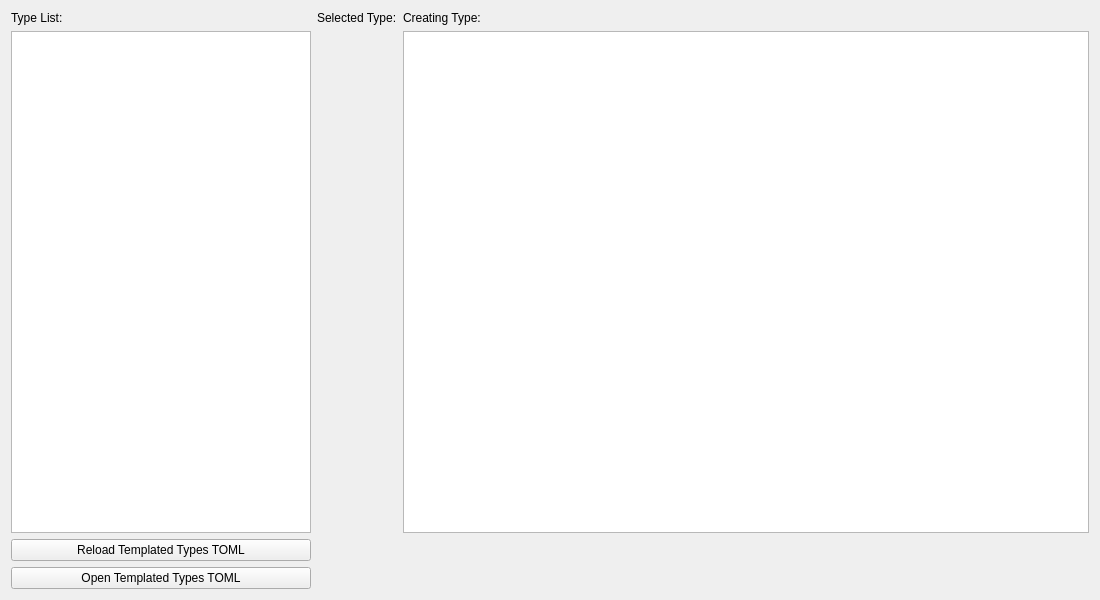
<?xml version="1.0" encoding="UTF-8"?>
<ui version="4.0">
 <class>templated_types_form</class>
 <widget class="QWidget" name="templated_types_form">
  <property name="geometry">
   <rect>
    <x>0</x>
    <y>0</y>
    <width>1100</width>
    <height>600</height>
   </rect>
  </property>
  <property name="windowTitle">
   <string>Templated Types</string>
  </property>
  <layout class="QGridLayout" name="gridLayout">
   <item row="0" column="0">
    <widget class="QLabel" name="type_list_label">
     <property name="text">
      <string>Type List:</string>
     </property>
    </widget>
   </item>
   <item row="0" column="1">
    <widget class="QLabel" name="stl_title_fields">
     <property name="text">
      <string>Selected Type:</string>
     </property>
    </widget>
   </item>
   <item row="0" column="2">
    <widget class="QLabel" name="stl_title_struct">
     <property name="text">
      <string>Creating Type:</string>
     </property>
    </widget>
   </item>
   <item row="1" column="0">
    <widget class="QListWidget" name="stl_list">
     <property name="minimumSize">
      <size>
       <width>300</width>
       <height>0</height>
      </size>
     </property>
     <property name="maximumSize">
      <size>
       <width>300</width>
       <height>16777215</height>
      </size>
     </property>
    </widget>
   </item>
   <item row="1" column="1">
    <widget class="QWidget" name="stl_widget" native="true"/>
   </item>
   <item row="1" column="2">
    <widget class="QTextEdit" name="stl_struct_view">
     <property name="readOnly">
      <bool>true</bool>
     </property>
    </widget>
   </item>
   <item row="2" column="0">
    <widget class="QPushButton" name="btn_reload_stl_list">
     <property name="minimumSize">
      <size>
       <width>300</width>
       <height>0</height>
      </size>
     </property>
     <property name="maximumSize">
      <size>
       <width>300</width>
       <height>16777215</height>
      </size>
     </property>
     <property name="text">
      <string>Reload Templated Types TOML</string>
     </property>
    </widget>
   </item>
   <item row="3" column="0">
    <widget class="QPushButton" name="btn_open_stl_toml">
     <property name="minimumSize">
      <size>
       <width>300</width>
       <height>0</height>
      </size>
     </property>
     <property name="maximumSize">
      <size>
       <width>300</width>
       <height>16777215</height>
      </size>
     </property>
     <property name="text">
      <string>Open Templated Types TOML</string>
     </property>
    </widget>
   </item>
  </layout>
 </widget>
 <resources/>
 <connections/>
</ui>
